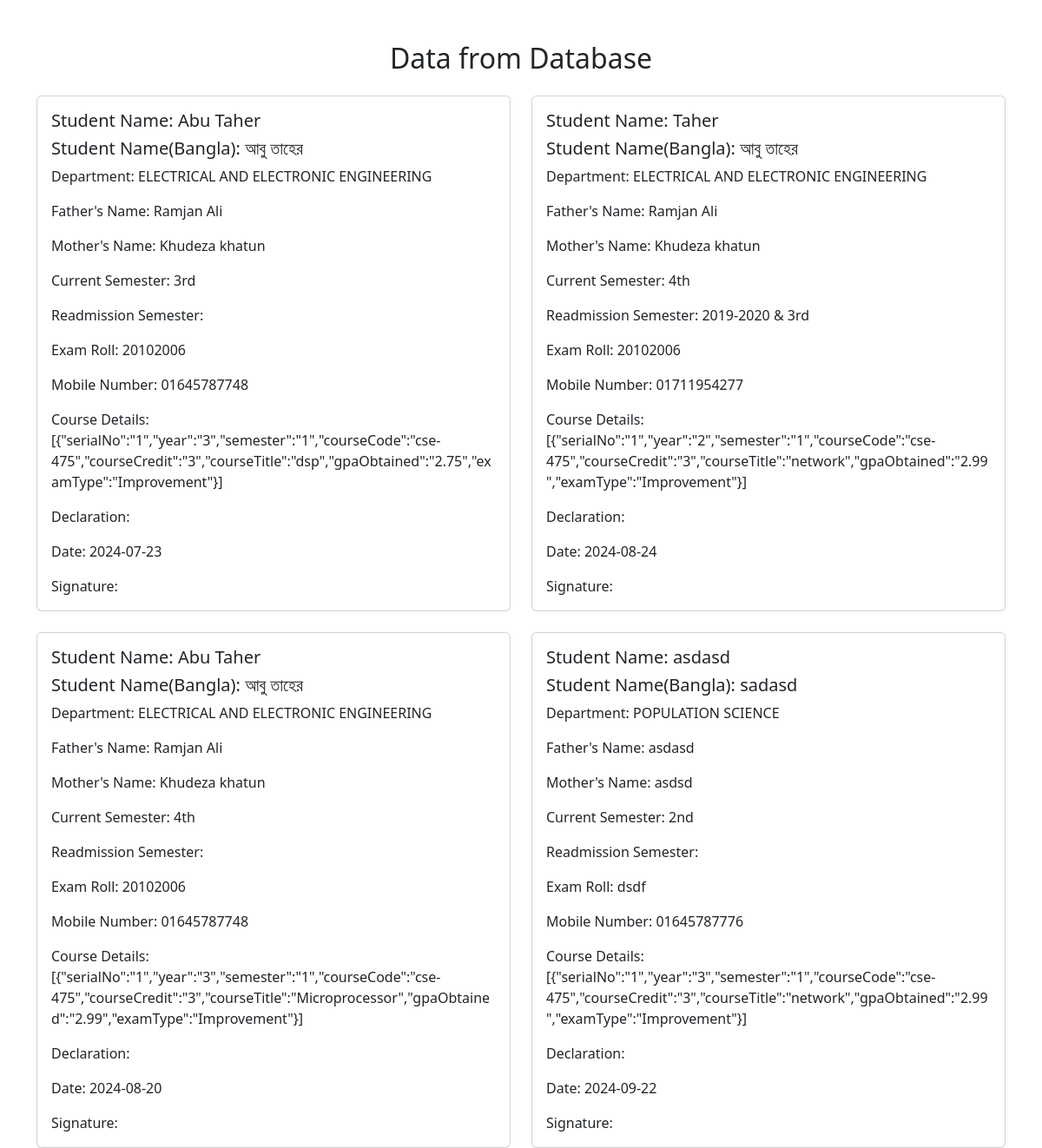
/student/show.php, run on the app's committed database.
### tables this page shows
CREATE TABLE `imp_form` (
  `id` int(11) NOT NULL,
  `department` varchar(255) NOT NULL,
  `email` varchar(150) NOT NULL,
  `student_name_bangla` varchar(255) NOT NULL,
  `student_name_english` varchar(255) NOT NULL,
  `father_name` varchar(255) NOT NULL,
  `mother_name` varchar(255) NOT NULL,
  `current_semester` varchar(50) NOT NULL,
  `readmission_semester` varchar(50) DEFAULT NULL,
  `exam_roll` varchar(50) DEFAULT NULL,
  `mobile_number` varchar(20) DEFAULT NULL,
  `course_details` longtext DEFAULT NULL CHECK (json_valid(`course_details`)),
  `status` text NOT NULL DEFAULT 'Pending',
  `exam_type` varchar(150) NOT NULL,
  `date` date NOT NULL,
  `signature` varchar(255) NOT NULL
);

### student/show.php (the view, shortened to what this page needs)
<?php
include("../include/connect.php");
$sql = "SELECT * FROM imp_form";
$result = $conn->query($sql);
?>
<!DOCTYPE html>
<html lang="en">
<head>
  <link href="https://cdn.jsdelivr.net/npm/bootstrap@5.3.3/dist/css/bootstrap.min.css" rel="stylesheet">
</head>
<body>
  <div class="container mt-5">
    <h2 class="text-center mb-4">Data from Database</h2>
    <div class="row row-cols-1 row-cols-md-2 g-4">
      <?php
      if ($result->num_rows > 0) {
          while ($row = $result->fetch_assoc()) {
              ?>
        <div class="col">
          <div class="card">
          <div class="card-body">
    <h5 class="card-title">Student Name: <?php echo $row["student_name_english"]; ?></h5>
    <h5 class="card-title">Student Name(Bangla): <?php echo $row["student_name_bangla"]; ?></h5>
    <p class="card-text">Department: <?php echo $row["department"]; ?></p>
    <p class="card-text">Father's Name: <?php echo $row["father_name"]; ?></p>
    <p class="card-text">Mother's Name: <?php echo $row["mother_name"]; ?></p>
    <p class="card-text">Current Semester: <?php echo $row["current_semester"]; ?></p>
    <p class="card-text">Readmission Semester: <?php echo $row["readmission_semester"]; ?></p>
    <p class="card-text">Exam Roll: <?php echo $row["exam_roll"]; ?></p>
    <p class="card-text">Mobile Number: <?php echo $row["mobile_number"]; ?></p>
    <p class="card-text">Course Details: <?php echo $row["course_details"]; ?></p>
    <p class="card-text">Declaration: <?php echo $row["declaration"]; ?></p>
    <p class="card-text">Date: <?php echo $row["date"]; ?></p>
    <p class="card-text">Signature: <?php echo $row["signature"]; ?></p>
</div>
          </div>
        </div>
        <?php
          }
      } else {
          echo "0 results";
      }
      ?>
    </div>
  </div>
</body>
</html>

### data on the page
imp_form: student_name_english "Abu Taher", student_name_bangla "আবু তাহের", department "ELECTRICAL AND ELECTRONIC ENGINEERING", father_name "Ramjan Ali", mother_name "Khudeza khatun", current_semester "3rd", exam_roll "20102006", mobile_number "01645787748", course_details "[{\"serialNo\":\"1\",\"year\":\"3\",\"semester\":\"1\",\"courseCode\":\"cse-475\",\"courseCredit\":\"3\",\"courseTitle\":\"dsp\",\"gpaObtained\":\"2.75\",\"examType\":\"Improvement\"}]", date "2024-07-23"
imp_form: student_name_english "Taher", student_name_bangla "আবু তাহের", department "ELECTRICAL AND ELECTRONIC ENGINEERING", father_name "Ramjan Ali", mother_name "Khudeza khatun", current_semester "4th", readmission_semester "2019-2020 & 3rd", exam_roll "20102006", mobile_number "01711954277", course_details "[{\"serialNo\":\"1\",\"year\":\"2\",\"semester\":\"1\",\"courseCode\":\"cse-475\",\"courseCredit\":\"3\",\"courseTitle\":\"network\",\"gpaObtained\":\"2.99\",\"examType\":\"Improvement\"}]", date "2024-08-24"
imp_form: student_name_english "Abu Taher", student_name_bangla "আবু তাহের", department "ELECTRICAL AND ELECTRONIC ENGINEERING", father_name "Ramjan Ali", mother_name "Khudeza khatun", current_semester "4th", exam_roll "20102006", mobile_number "01645787748", course_details "[{\"serialNo\":\"1\",\"year\":\"3\",\"semester\":\"1\",\"courseCode\":\"cse-475\",\"courseCredit\":\"3\",\"courseTitle\":\"Microprocessor\",\"gpaObtained\":\"2.99\",\"examType\":\"Improvement\"}]", date "2024-08-20"
imp_form: student_name_english "asdasd", student_name_bangla "sadasd", department "POPULATION SCIENCE", father_name "asdasd", mother_name "asdsd", current_semester "2nd", exam_roll "dsdf", mobile_number "01645787776", course_details "[{\"serialNo\":\"1\",\"year\":\"3\",\"semester\":\"1\",\"courseCode\":\"cse-475\",\"courseCredit\":\"3\",\"courseTitle\":\"network\",\"gpaObtained\":\"2.99\",\"examType\":\"Improvement\"}]", date "2024-09-22"
